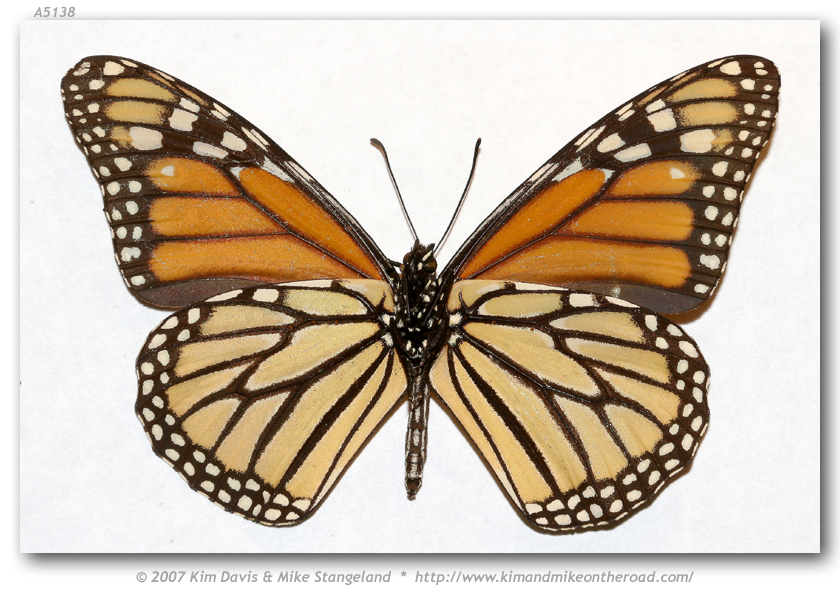
#> input picture images/0010004.png, 840 x 600 px; its folder holds only this picture in this run
$ jupyter execute --allow-errors main.ipynb
#> lines starting #> are read from the running program, lines starting #| are printed output that depends on the picture
[cell 1]
from  skimage.io import imread, imshow
import random
import os
import pywt
import re
import pywt.data
from skimage.transform import resize  # Correct import statement
import matplotlib.pyplot as plt
import numpy as np
# Import train_test_split function
from sklearn.model_selection import train_test_split

from sklearn import svm

from sklearn.linear_model import LogisticRegression
from sklearn.svm import SVC
from sklearn.neighbors import KNeighborsClassifier
from sklearn.tree import DecisionTreeClassifier
from sklearn.metrics import accuracy_score, precision_score, recall_score, f1_score

from sklearn.model_selection import cross_val_score
import time

[cell 2]
def Get_Feacture(picture, cortes, target_size=(64, 768)):
    # Resize the image to a common size (e.g., 64x64)
    picture = resize_image(picture, target_size)

    LL = picture
    for i in range(cortes):
        LL, (LH, HL, HH) = pywt.dwt2(LL, 'haar')
    return LL.flatten()

# Function to resize an image using skimage
def resize_image(image, target_size):
    return resize(image, target_size, mode='constant', anti_aliasing=True)


numeros_de_especie = []
numeros_de_imagen = []

def process_images(path):
#> called with path = './images'
    files_names = os.listdir(path)
    vector_X = []
    vector_y = []

    for filename in files_names:
        match = re.match(r'(\d{3})(\d{4})', filename)
        if match:
            esp  = match.group(1)
            num = match.group(2)
            especie = int(esp)
            imagen = int(num)
            image = imread(os.path.join(path, filename))
#> image is the input picture: shape (600, 840, 3); mean R, G, B 200.2, 186.3, 169.6
            feature = Get_Feacture(image, 2)
#> in resize_image, `return resize(image, target_size, mode='constant', anti_aliasing=True)`:
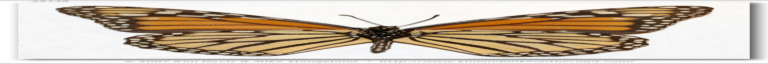
#> returned value: shape (64, 768, 3) float64; mean of channels 0, 1, 2 0.781, 0.727, 0.661; drawn as R, G, B
#> the loop in Get_Feacture, `for i in range(cortes):` made 2 passes
#> pass 2, in Get_Feacture, `LL, (LH, HL, HH) = pywt.dwt2(LL, 'haar')`:
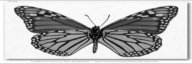
#> LL: shape (64, 192, 1) float64; min 0.0867, max 4, mean 2.83; drawn with min black and max white
#> pass 2, in Get_Feacture, `LL, (LH, HL, HH) = pywt.dwt2(LL, 'haar')`:
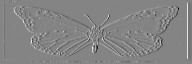
#> LH: shape (64, 192, 1) float64; min -1.24, max 1.15, mean 0.0013; drawn with min black and max white
#> pass 2, in Get_Feacture, `LL, (LH, HL, HH) = pywt.dwt2(LL, 'haar')`:
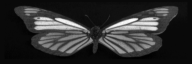
#> HL: shape (64, 192, 1) float64; min -0.0452, max 1.19, mean 0.185; drawn with min black and max white
#> pass 2, in Get_Feacture, `LL, (LH, HL, HH) = pywt.dwt2(LL, 'haar')`:
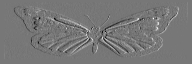
#> HH: shape (64, 192, 1) float64; min -0.138, max 0.157, mean -1.22e-05; drawn with min black and max white
#> feature = 12288 values, max 4 at index 384, min 0.0867 at index 6046, mean 2.83
            vector_X.append(feature)
            vector_y.append(especie)

            numeros_de_especie.append(especie)
            numeros_de_imagen.append(imagen)
    return np.array(vector_X), np.array(vector_y)


path = './images'
vector_X,vector_y = process_images(path)
#> vector_y = [1]

print("Números de especie:", numeros_de_especie)
print("Números de imagen:", numeros_de_imagen)

print(len(vector_y))
#| 1
print(len(vector_X))
#| 1

[cell 3]
################################################
tiempo_entrenamiento = {}  # Diccionario para almacenar los tiempos de entrenamiento
import matplotlib.pyplot as plt
import time
from sklearn.model_selection import train_test_split

tiemp= {}
# Aleatorización inicial de los datos originales
random.seed(42)  # Establece una semilla para la aleatorización (ajusta según sea necesario)
shuffled_indices = list(range(len(vector_X)))
#> shuffled_indices = [0]
random.shuffle(shuffled_indices)

# Aplicar la aleatorización a vector_X y vector_y
vector_X = vector_X[shuffled_indices]
vector_y = vector_y[shuffled_indices]

# División de datos en entrenamiento, validación y prueba
#> (the rest of this cell did not finish here and is left out)

$ run again, on images/0010039.png
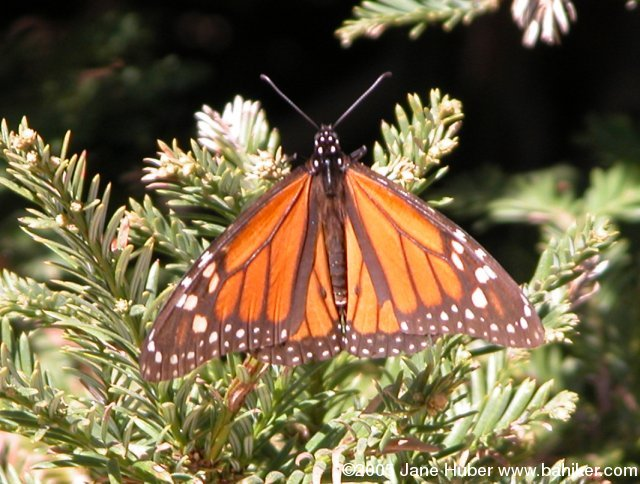
#> input picture images/0010039.png, 640 x 484 px
#> in process_images, image is the input picture: shape (484, 640, 3); mean R, G, B 115.7, 100.9, 69.6
#> in resize_image, `return resize(image, target_size, mode='constant', anti_aliasing=True)`:
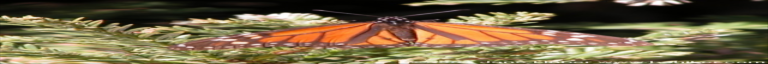
#> returned value: shape (64, 768, 3) float64; mean of channels 0, 1, 2 0.452, 0.394, 0.272; drawn as R, G, B
#> the loop in Get_Feacture, `for i in range(cortes):` made 2 passes
#> pass 2, in Get_Feacture, `LL, (LH, HL, HH) = pywt.dwt2(LL, 'haar')`:
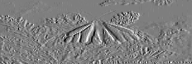
#> HH: shape (64, 192, 1) float64; min -0.115, max 0.116, mean 0.000121; drawn with min black and max white
#> feature = 12288 values, max 3.98 at index 740, min 0.0103 at index 1, mean 1.39
#> vector_y = [1]
#| 1
#| 1
#> shuffled_indices = [0]

$ run again, on images/0010046.png
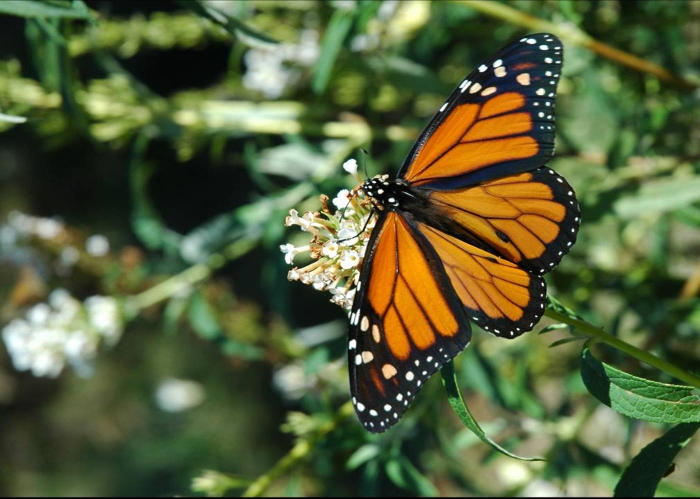
#> input picture images/0010046.png, 1400 x 997 px (shown at 1/2 size)
#> in process_images, image is the input picture: shape (997, 1400, 3); mean R, G, B 87, 97.2, 58.7
#> in resize_image, `return resize(image, target_size, mode='constant', anti_aliasing=True)`:
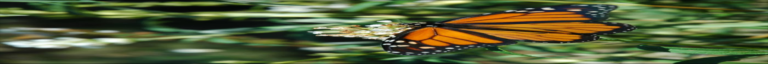
#> returned value: shape (64, 768, 3) float64; mean of channels 0, 1, 2 0.34, 0.38, 0.229; drawn as R, G, B
#> the loop in Get_Feacture, `for i in range(cortes):` made 2 passes
#> pass 2, in Get_Feacture, `LL, (LH, HL, HH) = pywt.dwt2(LL, 'haar')`:
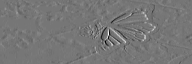
#> HH: shape (64, 192, 1) float64; min -0.282, max 0.323, mean -0.000179; drawn with min black and max white
#> feature = 12288 values, max 3.92 at index 7708, min 0.0904 at index 1399, mean 1.18
#> vector_y = [1]
#| 1
#| 1
#> shuffled_indices = [0]

$ run again, on images/0010052.png
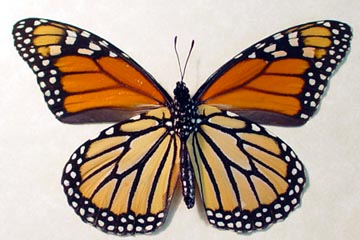
#> input picture images/0010052.png, 360 x 240 px
#> in process_images, image is the input picture: shape (240, 360, 3); mean R, G, B 176.4, 155.6, 139.5
#> in resize_image, `return resize(image, target_size, mode='constant', anti_aliasing=True)`:
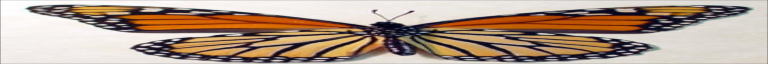
#> returned value: shape (64, 768, 3) float64; mean of channels 0, 1, 2 0.688, 0.607, 0.544; drawn as R, G, B
#> the loop in Get_Feacture, `for i in range(cortes):` made 2 passes
#> pass 2, in Get_Feacture, `LL, (LH, HL, HH) = pywt.dwt2(LL, 'haar')`:
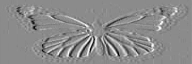
#> HH: shape (64, 192, 1) float64; min -0.156, max 0.128, mean -5.94e-05; drawn with min black and max white
#> feature = 12288 values, max 4 at index 385, min 0.172 at index 4895, mean 2.38
#> vector_y = [1]
#| 1
#| 1
#> shuffled_indices = [0]
